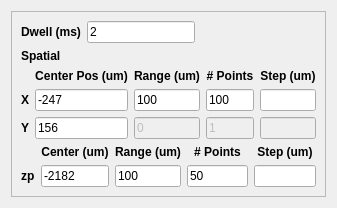
              <widget class="QWidget" name="page_5">
               <property name="geometry">
                <rect>
                 <x>0</x>
                 <y>0</y>
                 <width>337</width>
                 <height>207</height>
                </rect>
               </property>
               <attribute name="label">
                <string>Focus Scan</string>
               </attribute>
               <layout class="QVBoxLayout" name="verticalLayout_5">
                <item>
                 <widget class="QFrame" name="frame_5">
                  <property name="maximumSize">
                   <size>
                    <width>500</width>
                    <height>16777215</height>
                   </size>
                  </property>
                  <property name="frameShape">
                   <enum>QFrame::StyledPanel</enum>
                  </property>
                  <property name="frameShadow">
                   <enum>QFrame::Raised</enum>
                  </property>
                  <layout class="QVBoxLayout" name="verticalLayout_11">
                   <item>
                    <layout class="QHBoxLayout" name="horizontalLayout_34">
                     <item>
                      <layout class="QHBoxLayout" name="horizontalLayout_35">
                       <item>
                        <widget class="QLabel" name="label_61">
                         <property name="font">
                          <font>
                           <weight>75</weight>
                           <bold>true</bold>
                          </font>
                         </property>
                         <property name="text">
                          <string>Dwell (ms)</string>
                         </property>
                         <property name="alignment">
                          <set>Qt::AlignCenter</set>
                         </property>
                        </widget>
                       </item>
                       <item>
                        <widget class="QLineEdit" name="dwellFld_5">
                         <property name="text">
                          <string>2</string>
                         </property>
                        </widget>
                       </item>
                      </layout>
                     </item>
                     <item>
                      <spacer name="horizontalSpacer_7">
                       <property name="orientation">
                        <enum>Qt::Horizontal</enum>
                       </property>
                       <property name="sizeHint" stdset="0">
                        <size>
                         <width>40</width>
                         <height>20</height>
                        </size>
                       </property>
                      </spacer>
                     </item>
                     <item>
                      <layout class="QHBoxLayout" name="horizontalLayout_36"/>
                     </item>
                    </layout>
                   </item>
                   <item>
                    <widget class="QLabel" name="label_67">
                     <property name="font">
                      <font>
                       <weight>75</weight>
                       <bold>true</bold>
                      </font>
                     </property>
                     <property name="text">
                      <string>Spatial</string>
                     </property>
                    </widget>
                   </item>
                   <item>
                    <layout class="QGridLayout" name="gridLayout_10">
                     <item row="0" column="1">
                      <widget class="QLabel" name="label_68">
                       <property name="font">
                        <font>
                         <weight>75</weight>
                         <bold>true</bold>
                        </font>
                       </property>
                       <property name="text">
                        <string>Center Pos (um)</string>
                       </property>
                       <property name="alignment">
                        <set>Qt::AlignCenter</set>
                       </property>
                      </widget>
                     </item>
                     <item row="0" column="2">
                      <widget class="QLabel" name="label_69">
                       <property name="font">
                        <font>
                         <weight>75</weight>
                         <bold>true</bold>
                        </font>
                       </property>
                       <property name="text">
                        <string>Range (um)</string>
                       </property>
                       <property name="alignment">
                        <set>Qt::AlignCenter</set>
                       </property>
                      </widget>
                     </item>
                     <item row="0" column="3">
                      <widget class="QLabel" name="label_70">
                       <property name="font">
                        <font>
                         <weight>75</weight>
                         <bold>true</bold>
                        </font>
                       </property>
                       <property name="text">
                        <string># Points</string>
                       </property>
                       <property name="alignment">
                        <set>Qt::AlignCenter</set>
                       </property>
                      </widget>
                     </item>
                     <item row="0" column="4">
                      <widget class="QLabel" name="label_71">
                       <property name="font">
                        <font>
                         <weight>75</weight>
                         <bold>true</bold>
                        </font>
                       </property>
                       <property name="text">
                        <string>Step (um)</string>
                       </property>
                       <property name="alignment">
                        <set>Qt::AlignCenter</set>
                       </property>
                      </widget>
                     </item>
                     <item row="1" column="0">
                      <widget class="QLabel" name="label_72">
                       <property name="font">
                        <font>
                         <weight>75</weight>
                         <bold>true</bold>
                        </font>
                       </property>
                       <property name="text">
                        <string>X</string>
                       </property>
                      </widget>
                     </item>
                     <item row="1" column="1">
                      <widget class="QLineEdit" name="centerXFld_5">
                       <property name="text">
                        <string>-247</string>
                       </property>
                      </widget>
                     </item>
                     <item row="1" column="3">
                      <widget class="QLineEdit" name="npointsXFld_5">
                       <property name="text">
                        <string>100</string>
                       </property>
                      </widget>
                     </item>
                     <item row="1" column="4">
                      <widget class="QLineEdit" name="stepXFld_5"/>
                     </item>
                     <item row="2" column="0">
                      <widget class="QLabel" name="label_73">
                       <property name="font">
                        <font>
                         <weight>75</weight>
                         <bold>true</bold>
                        </font>
                       </property>
                       <property name="text">
                        <string>Y</string>
                       </property>
                      </widget>
                     </item>
                     <item row="2" column="3">
                      <widget class="QLineEdit" name="npointsYFld_5">
                       <property name="enabled">
                        <bool>false</bool>
                       </property>
                       <property name="text">
                        <string>1</string>
                       </property>
                      </widget>
                     </item>
                     <item row="2" column="4">
                      <widget class="QLineEdit" name="stepYFld_5">
                       <property name="enabled">
                        <bool>false</bool>
                       </property>
                      </widget>
                     </item>
                     <item row="1" column="2">
                      <widget class="QLineEdit" name="rangeXFld_5">
                       <property name="text">
                        <string>100</string>
                       </property>
                      </widget>
                     </item>
                     <item row="2" column="1">
                      <widget class="QLineEdit" name="centerYFld_5">
                       <property name="text">
                        <string>156</string>
                       </property>
                      </widget>
                     </item>
                     <item row="2" column="2">
                      <widget class="QLineEdit" name="rangeYFld_5">
                       <property name="enabled">
                        <bool>false</bool>
                       </property>
                       <property name="text">
                        <string>0</string>
                       </property>
                      </widget>
                     </item>
                    </layout>
                   </item>
                   <item>
                    <layout class="QGridLayout" name="gridLayout_9">
                     <item row="0" column="1">
                      <widget class="QLabel" name="label_59">
                       <property name="font">
                        <font>
                         <weight>75</weight>
                         <bold>true</bold>
                        </font>
                       </property>
                       <property name="text">
                        <string>Center (um)</string>
                       </property>
                       <property name="alignment">
                        <set>Qt::AlignCenter</set>
                       </property>
                      </widget>
                     </item>
                     <item row="0" column="2">
                      <widget class="QLabel" name="label_60">
                       <property name="font">
                        <font>
                         <weight>75</weight>
                         <bold>true</bold>
                        </font>
                       </property>
                       <property name="text">
                        <string>Range (um)</string>
                       </property>
                       <property name="alignment">
                        <set>Qt::AlignCenter</set>
                       </property>
                      </widget>
                     </item>
                     <item row="0" column="3">
                      <widget class="QLabel" name="label_62">
                       <property name="font">
                        <font>
                         <weight>75</weight>
                         <bold>true</bold>
                        </font>
                       </property>
                       <property name="text">
                        <string># Points</string>
                       </property>
                       <property name="alignment">
                        <set>Qt::AlignCenter</set>
                       </property>
                      </widget>
                     </item>
                     <item row="0" column="4">
                      <widget class="QLabel" name="label_63">
                       <property name="font">
                        <font>
                         <weight>75</weight>
                         <bold>true</bold>
                        </font>
                       </property>
                       <property name="text">
                        <string>Step (um)</string>
                       </property>
                       <property name="alignment">
                        <set>Qt::AlignCenter</set>
                       </property>
                      </widget>
                     </item>
                     <item row="1" column="0">
                      <widget class="QLabel" name="label_64">
                       <property name="font">
                        <font>
                         <weight>75</weight>
                         <bold>true</bold>
                        </font>
                       </property>
                       <property name="text">
                        <string>zp</string>
                       </property>
                      </widget>
                     </item>
                     <item row="1" column="1">
                      <widget class="QLineEdit" name="centerZPFld_5">
                       <property name="text">
                        <string>-2182</string>
                       </property>
                      </widget>
                     </item>
                     <item row="1" column="4">
                      <widget class="QLineEdit" name="stepZPFld_5"/>
                     </item>
                     <item row="1" column="2">
                      <widget class="QLineEdit" name="rangeZPFld_5">
                       <property name="text">
                        <string>100</string>
                       </property>
                      </widget>
                     </item>
                     <item row="1" column="3">
                      <widget class="QLineEdit" name="npointsZPFld_5">
                       <property name="text">
                        <string>50</string>
                       </property>
                      </widget>
                     </item>
                    </layout>
                   </item>
                   <item>
                    <spacer name="verticalSpacer_5">
                     <property name="orientation">
                      <enum>Qt::Vertical</enum>
                     </property>
                     <property name="sizeHint" stdset="0">
                      <size>
                       <width>20</width>
                       <height>40</height>
                      </size>
                     </property>
                    </spacer>
                   </item>
                  </layout>
                 </widget>
                </item>
               </layout>
              </widget>
